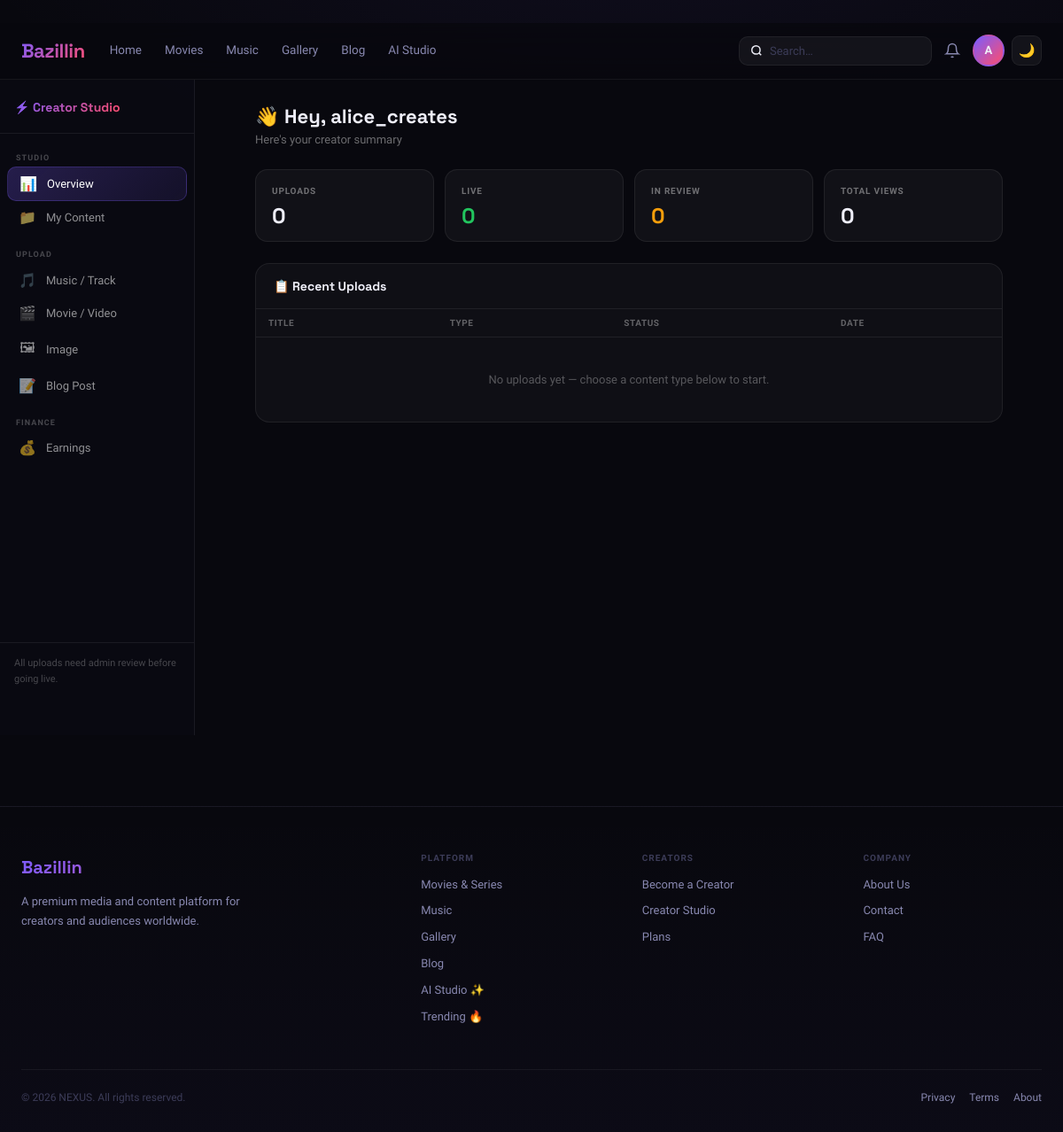
Page /creator/ (signed in) on the earlier database version.
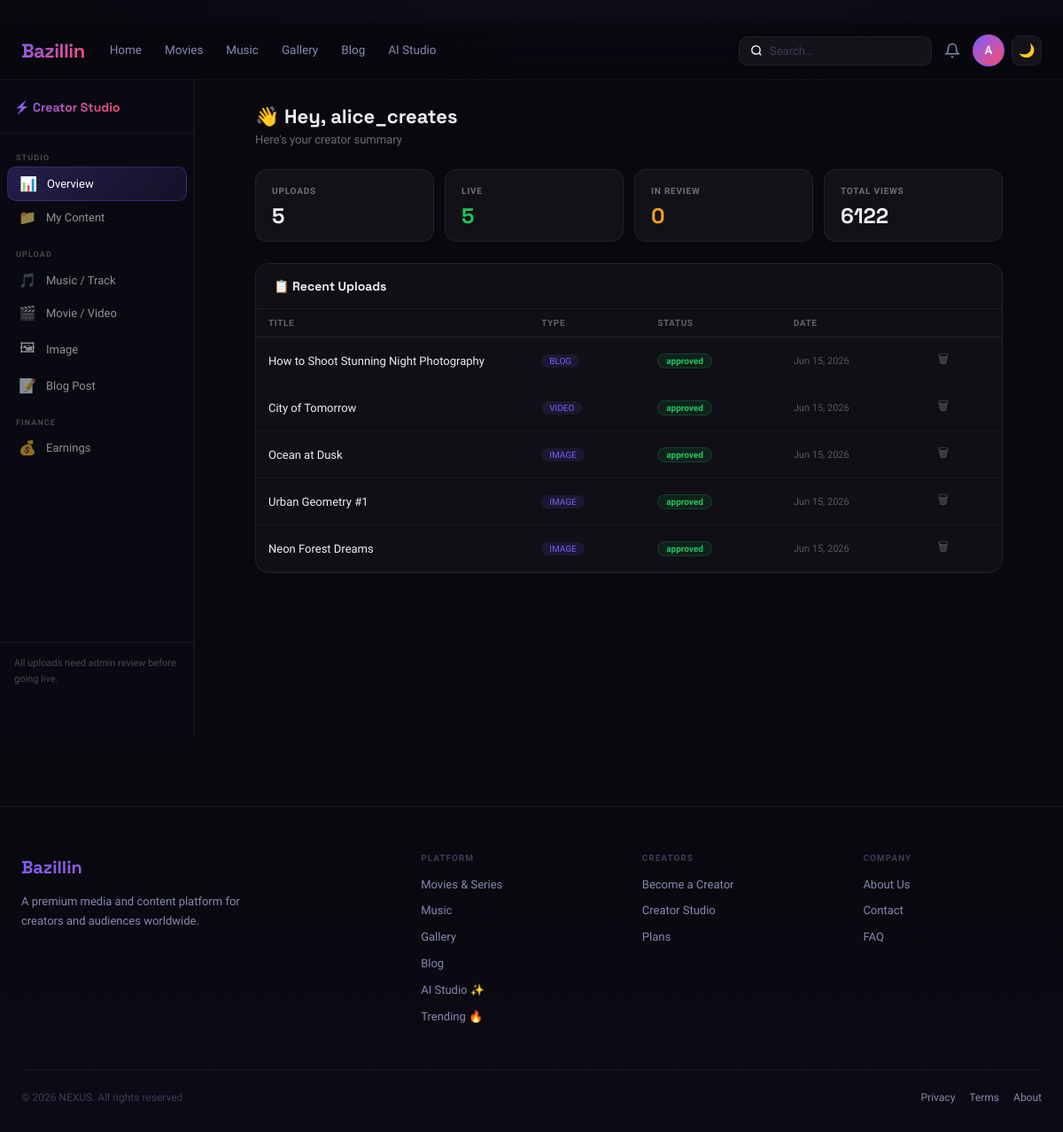
Same page on the later database version.
### content/models.py (models this page shows, shortened)
class Content(models.Model):
    TYPE_CHOICES   = [('image', 'Image'), ('video', 'Video'), ('music', 'Music'), ('blog', 'Blog')]
    STATUS_CHOICES = [('pending', 'Pending'), ('approved', 'Approved'), ('rejected', 'Rejected')]
    TIER_CHOICES   = [('free', 'Free'), ('premium', 'Premium')]
    creator      = models.ForeignKey(
        settings.AUTH_USER_MODEL, on_delete=models.CASCADE, related_name='contents'
    )
    title        = models.CharField(max_length=200)
    slug         = models.SlugField(max_length=220, unique=True, blank=True)
    description  = models.TextField(blank=True)
    content_type = models.CharField(max_length=20, choices=TYPE_CHOICES)
    tier         = models.CharField(max_length=20, choices=TIER_CHOICES, default='free')
    status       = models.CharField(max_length=20, choices=STATUS_CHOICES, default='pending')
    category     = models.ForeignKey(Category, on_delete=models.SET_NULL, null=True, blank=True)
    tags         = models.ManyToManyField(Tag, blank=True)
    file       = models.FileField(upload_to='content/', null=True, blank=True)
    thumbnail  = models.ImageField(upload_to='thumbnails/', null=True, blank=True)
    source_url = models.URLField(blank=True, help_text='External link used instead of an upload, to save storage space.')
    body = models.TextField(blank=True)
    views           = models.IntegerField(default=0)
    likes_count     = models.IntegerField(default=0)
    downloads_count = models.IntegerField(default=0)
    ai_score    = models.FloatField(null=True, blank=True)
    ai_flags    = models.JSONField(default=dict, blank=True)
    ai_reviewed = models.BooleanField(default=False)
    price    = models.DecimalField(max_digits=8, decimal_places=2, default=0)
    earnings = models.DecimalField(max_digits=10, decimal_places=2, default=0)
    is_ai_generated = models.BooleanField(default=False)
    is_published    = models.BooleanField(default=False)   # NEW – mirrors approved status
    featured        = models.BooleanField(default=False)
    created_at      = models.DateTimeField(auto_now_add=True)
    updated_at      = models.DateTimeField(auto_now=True)
    class Meta:
        ordering = ['-created_at']
    def save(self, *args, **kwargs):
        self.is_published = (self.status == 'approved')
        if not self.slug:
            from django.utils.text import slugify
            base = slugify(self.title) or 'content'
            slug = base
            i = 1
            while Content.objects.filter(slug=slug).exclude(pk=self.pk).exists():
                i += 1
                slug = f'{base}-{i}'
            self.slug = slug
        super().save(*args, **kwargs)

### core/views.py (the view)
    def wrapper(request, *args, **kwargs):
        if not request.user.is_authenticated:
            return redirect('/auth/login/?next=' + request.path)
        if not (request.user.is_creator() or request.user.is_admin()):
            messages.error(request, 'Creator account required.')
            return redirect('/')
        return view_func(request, *args, **kwargs)

### accounts/models.py (called while the page is built)
    def is_admin(self):    return self.role == 'admin'

    def is_creator(self):  return self.role in ('admin', 'creator')

### cms/models.py (called while the page is built)
    @classmethod
    def get(cls):
        obj, _ = cls.objects.get_or_create(pk=1)
        return obj

    def get_copyright(self):
        return self.copyright_text.replace('{year}', str(timezone.now().year))

    @classmethod
    def get(cls):
        obj, _ = cls.objects.get_or_create(pk=1)
        return obj

    @classmethod
    def get(cls):
        obj, _ = cls.objects.get_or_create(pk=1)
        return obj

    @classmethod
    def get(cls):
        obj, _ = cls.objects.get_or_create(pk=1)
        return obj

### core/views.py (called while the page is built)
def _creator_required(view_func):
    def wrapper(request, *args, **kwargs):
        if not request.user.is_authenticated:
            return redirect('/auth/login/?next=' + request.path)
        if not (request.user.is_creator() or request.user.is_admin()):
            messages.error(request, 'Creator account required.')
            return redirect('/')
        return view_func(request, *args, **kwargs)
    wrapper.__name__ = view_func.__name__
    return wrapper

### templates/creator/dashboard.html (shortened to what the changed rows need)
{% extends 'base.html' %}
{% block content %}
<div class="cs-layout">
<main class="cs-main">
<div class="cs-inner">
<div class="ctab active" id="tab-overview">
  <div style="margin-bottom:22px">
    <h1 style="font-family:'Space Grotesk',sans-serif;font-size:22px;font-weight:800;margin-bottom:4px">👋 Hey, {{ user.username }}</h1>
  </div>
  <div class="stat-row">
    <div class="stat"><div class="stat-lbl">Uploads</div><div class="stat-val">{{ stats.total_uploads }}</div></div>
    <div class="stat"><div class="stat-lbl">Live</div><div class="stat-val" style="color:#22c55e">{{ stats.approved }}</div></div>
    <div class="stat"><div class="stat-lbl">Total Views</div><div class="stat-val">{{ stats.total_views }}</div></div>
  </div>
  <div class="cp">
    <div style="overflow-x:auto">
      <table style="width:100%;border-collapse:collapse;font-size:13px">
        <thead><tr style="border-bottom:1px solid rgba(255,255,255,.07)">
          <th style="padding:10px 14px;text-align:left;font-size:10px;font-weight:700;text-transform:uppercase;letter-spacing:.06em;color:rgba(255,255,255,.35)">Title</th>
          <th style="padding:10px 14px;text-align:left;font-size:10px;font-weight:700;text-transform:uppercase;letter-spacing:.06em;color:rgba(255,255,255,.35)">Type</th>
          <th style="padding:10px 14px;text-align:left;font-size:10px;font-weight:700;text-transform:uppercase;letter-spacing:.06em;color:rgba(255,255,255,.35)">Status</th>
          <th style="padding:10px 14px;text-align:left;font-size:10px;font-weight:700;text-transform:uppercase;letter-spacing:.06em;color:rgba(255,255,255,.35)">Date</th>
          <th></th>
        </tr></thead>
        <tbody>
        {% for c in content %}
        <tr style="border-bottom:1px solid rgba(255,255,255,.04)">
          <td style="padding:11px 14px;font-weight:500;max-width:180px;overflow:hidden;text-overflow:ellipsis;white-space:nowrap">{{ c.title }}</td>
          <td style="padding:11px 14px"><span style="background:rgba(124,92,252,.12);color:var(--ac);border-radius:20px;padding:2px 9px;font-size:10px;text-transform:uppercase">{{ c.content_type }}</span></td>
          <td style="padding:11px 14px"><span class="s-{{ c.status }}">{{ c.status }}</span></td>
          <td style="padding:11px 14px;font-size:11px;color:rgba(255,255,255,.3)">{{ c.created_at|date:"M d, Y" }}</td>
          <td style="padding:11px 14px"><form method="post" action="/creator/delete/{{ c.pk }}/" onsubmit="return confirm('Delete?')" style="display:inline">{% csrf_token %}<button style="background:none;border:none;color:rgba(255,255,255,.3);cursor:pointer;font-size:14px;padding:3px 7px;border-radius:6px;transition:color .15s" onmouseover="this.style.color='#ef4444'" onmouseout="this.style.color='rgba(255,255,255,.3)'">🗑</button></form></td>
        </tr>
        {% empty %}
        <tr><td colspan="5" style="text-align:center;padding:40px;color:rgba(255,255,255,.3);font-size:13px">No uploads yet — choose a content type below to start.</td></tr>
        {% endfor %}
        </tbody>
      </table>
    </div>
  </div>
</div>
</div>
</main>
</div>
{% endblock %}

Differences in the rows shown:
added Content: title "How to Shoot Stunning Night Photography", content_type "BLOG", status "approved", created_at "Jun 15, 2026"
added Content: title "City of Tomorrow", content_type "VIDEO", status "approved", created_at "Jun 15, 2026"
added Content: title "Ocean at Dusk", content_type "IMAGE", status "approved", created_at "Jun 15, 2026"
added Content: title "Urban Geometry #1", content_type "IMAGE", status "approved", created_at "Jun 15, 2026"
added Content: title "Neon Forest Dreams", content_type "IMAGE", status "approved", created_at "Jun 15, 2026"
Other differences:
{{ stats.total_uploads }}: "0" → "5"
{{ stats.approved }}: "0" → "5"
{{ stats.total_views }}: "0" → "6122"
text no longer shown: "No uploads yet — choose a content type below to start."
